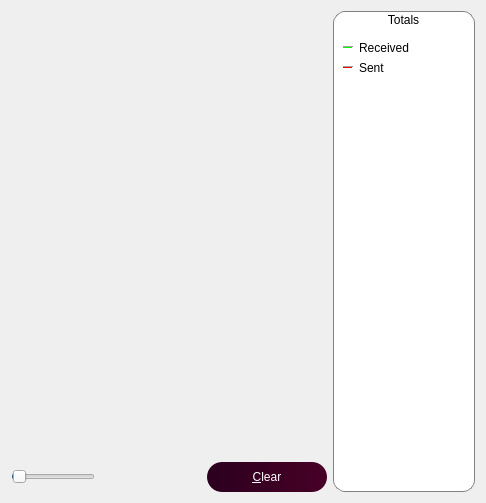
     <widget class="QWidget" name="tab_nettraffic">
      <attribute name="title">
       <string>&amp;Network Traffic</string>
      </attribute>
      <layout class="QHBoxLayout" name="horizontalLayout_3">
       <item>
        <layout class="QVBoxLayout" name="verticalLayout_4">
         <item>
          <widget class="TrafficGraphWidget" name="trafficGraph" native="true">
           <property name="sizePolicy">
            <sizepolicy hsizetype="Expanding" vsizetype="Expanding">
             <horstretch>0</horstretch>
             <verstretch>0</verstretch>
            </sizepolicy>
           </property>
          </widget>
         </item>
         <item>
          <layout class="QHBoxLayout" name="horizontalLayout_2">
           <item>
            <widget class="QSlider" name="sldGraphRange">
             <property name="minimum">
              <number>1</number>
             </property>
             <property name="maximum">
              <number>288</number>
             </property>
             <property name="pageStep">
              <number>12</number>
             </property>
             <property name="value">
              <number>6</number>
             </property>
             <property name="orientation">
              <enum>Qt::Horizontal</enum>
             </property>
            </widget>
           </item>
           <item>
            <widget class="QLabel" name="lblGraphRange">
             <property name="minimumSize">
              <size>
               <width>100</width>
               <height>0</height>
              </size>
             </property>
             <property name="alignment">
              <set>Qt::AlignCenter</set>
             </property>
            </widget>
           </item>
           <item>
            <widget class="QPushButton" name="btnClearTrafficGraph">
             <property name="sizePolicy">
              <sizepolicy hsizetype="Preferred" vsizetype="Fixed">
               <horstretch>0</horstretch>
               <verstretch>0</verstretch>
              </sizepolicy>
             </property>
             <property name="minimumSize">
              <size>
               <width>120</width>
               <height>0</height>
              </size>
             </property>
             <property name="maximumSize">
              <size>
               <width>150</width>
               <height>16777215</height>
              </size>
             </property>
             <property name="styleSheet">
              <string notr="true">background: QLinearGradient(x1: 0, y1: 0, x2: 1, y2: 0, stop: 0 #2b001e, stop: 1 #480027);
color: white;
border-radius:15px;
height:30px;
width:70px;
</string>
             </property>
             <property name="text">
              <string>&amp;Clear</string>
             </property>
             <property name="autoDefault">
              <bool>false</bool>
             </property>
            </widget>
           </item>
          </layout>
         </item>
        </layout>
       </item>
       <item>
        <layout class="QVBoxLayout" name="verticalLayout">
         <item>
          <widget class="QGroupBox" name="groupBox">
           <property name="styleSheet">
            <string notr="true"> QGroupBox {
 background-color: white;
 border: 1px solid gray;
 border-radius: 12px;
}</string>
           </property>
           <property name="title">
            <string>Totals</string>
           </property>
           <property name="alignment">
            <set>Qt::AlignCenter</set>
           </property>
           <layout class="QVBoxLayout" name="verticalLayout_5">
            <item>
             <spacer name="verticalSpacer_5">
              <property name="orientation">
               <enum>Qt::Vertical</enum>
              </property>
              <property name="sizeType">
               <enum>QSizePolicy::Fixed</enum>
              </property>
              <property name="sizeHint" stdset="0">
               <size>
                <width>20</width>
                <height>20</height>
               </size>
              </property>
             </spacer>
            </item>
            <item>
             <layout class="QHBoxLayout" name="horizontalLayout_4">
              <item>
               <widget class="Line" name="line">
                <property name="sizePolicy">
                 <sizepolicy hsizetype="Fixed" vsizetype="Fixed">
                  <horstretch>0</horstretch>
                  <verstretch>0</verstretch>
                 </sizepolicy>
                </property>
                <property name="minimumSize">
                 <size>
                  <width>10</width>
                  <height>0</height>
                 </size>
                </property>
                <property name="palette">
                 <palette>
                  <active>
                   <colorrole role="Button">
                    <brush brushstyle="SolidPattern">
                     <color alpha="255">
                      <red>255</red>
                      <green>255</green>
                      <blue>255</blue>
                     </color>
                    </brush>
                   </colorrole>
                   <colorrole role="Light">
                    <brush brushstyle="SolidPattern">
                     <color alpha="255">
                      <red>0</red>
                      <green>255</green>
                      <blue>0</blue>
                     </color>
                    </brush>
                   </colorrole>
                   <colorrole role="Base">
                    <brush brushstyle="SolidPattern">
                     <color alpha="255">
                      <red>255</red>
                      <green>255</green>
                      <blue>255</blue>
                     </color>
                    </brush>
                   </colorrole>
                   <colorrole role="Window">
                    <brush brushstyle="SolidPattern">
                     <color alpha="255">
                      <red>255</red>
                      <green>255</green>
                      <blue>255</blue>
                     </color>
                    </brush>
                   </colorrole>
                  </active>
                  <inactive>
                   <colorrole role="Button">
                    <brush brushstyle="SolidPattern">
                     <color alpha="255">
                      <red>255</red>
                      <green>255</green>
                      <blue>255</blue>
                     </color>
                    </brush>
                   </colorrole>
                   <colorrole role="Light">
                    <brush brushstyle="SolidPattern">
                     <color alpha="255">
                      <red>0</red>
                      <green>255</green>
                      <blue>0</blue>
                     </color>
                    </brush>
                   </colorrole>
                   <colorrole role="Base">
                    <brush brushstyle="SolidPattern">
                     <color alpha="255">
                      <red>255</red>
                      <green>255</green>
                      <blue>255</blue>
                     </color>
                    </brush>
                   </colorrole>
                   <colorrole role="Window">
                    <brush brushstyle="SolidPattern">
                     <color alpha="255">
                      <red>255</red>
                      <green>255</green>
                      <blue>255</blue>
                     </color>
                    </brush>
                   </colorrole>
                  </inactive>
                  <disabled>
                   <colorrole role="Button">
                    <brush brushstyle="SolidPattern">
                     <color alpha="255">
                      <red>255</red>
                      <green>255</green>
                      <blue>255</blue>
                     </color>
                    </brush>
                   </colorrole>
                   <colorrole role="Light">
                    <brush brushstyle="SolidPattern">
                     <color alpha="255">
                      <red>0</red>
                      <green>255</green>
                      <blue>0</blue>
                     </color>
                    </brush>
                   </colorrole>
                   <colorrole role="Base">
                    <brush brushstyle="SolidPattern">
                     <color alpha="255">
                      <red>255</red>
                      <green>255</green>
                      <blue>255</blue>
                     </color>
                    </brush>
                   </colorrole>
                   <colorrole role="Window">
                    <brush brushstyle="SolidPattern">
                     <color alpha="255">
                      <red>255</red>
                      <green>255</green>
                      <blue>255</blue>
                     </color>
                    </brush>
                   </colorrole>
                  </disabled>
                 </palette>
                </property>
                <property name="orientation">
                 <enum>Qt::Horizontal</enum>
                </property>
               </widget>
              </item>
              <item>
               <widget class="QLabel" name="label_16">
                <property name="styleSheet">
                 <string notr="true"/>
                </property>
                <property name="text">
                 <string>Received</string>
                </property>
               </widget>
              </item>
              <item>
               <widget class="QLabel" name="lblBytesIn">
                <property name="minimumSize">
                 <size>
                  <width>50</width>
                  <height>0</height>
                 </size>
                </property>
                <property name="alignment">
                 <set>Qt::AlignRight|Qt::AlignTrailing|Qt::AlignVCenter</set>
                </property>
               </widget>
              </item>
             </layout>
            </item>
            <item>
             <layout class="QHBoxLayout" name="horizontalLayout_5">
              <item>
               <widget class="Line" name="line_2">
                <property name="sizePolicy">
                 <sizepolicy hsizetype="Fixed" vsizetype="Fixed">
                  <horstretch>0</horstretch>
                  <verstretch>0</verstretch>
                 </sizepolicy>
                </property>
                <property name="minimumSize">
                 <size>
                  <width>10</width>
                  <height>0</height>
                 </size>
                </property>
                <property name="palette">
                 <palette>
                  <active>
                   <colorrole role="Button">
                    <brush brushstyle="SolidPattern">
                     <color alpha="255">
                      <red>255</red>
                      <green>255</green>
                      <blue>255</blue>
                     </color>
                    </brush>
                   </colorrole>
                   <colorrole role="Light">
                    <brush brushstyle="SolidPattern">
                     <color alpha="255">
                      <red>255</red>
                      <green>0</green>
                      <blue>0</blue>
                     </color>
                    </brush>
                   </colorrole>
                   <colorrole role="Base">
                    <brush brushstyle="SolidPattern">
                     <color alpha="255">
                      <red>255</red>
                      <green>255</green>
                      <blue>255</blue>
                     </color>
                    </brush>
                   </colorrole>
                   <colorrole role="Window">
                    <brush brushstyle="SolidPattern">
                     <color alpha="255">
                      <red>255</red>
                      <green>255</green>
                      <blue>255</blue>
                     </color>
                    </brush>
                   </colorrole>
                  </active>
                  <inactive>
                   <colorrole role="Button">
                    <brush brushstyle="SolidPattern">
                     <color alpha="255">
                      <red>255</red>
                      <green>255</green>
                      <blue>255</blue>
                     </color>
                    </brush>
                   </colorrole>
                   <colorrole role="Light">
                    <brush brushstyle="SolidPattern">
                     <color alpha="255">
                      <red>255</red>
                      <green>0</green>
                      <blue>0</blue>
                     </color>
                    </brush>
                   </colorrole>
                   <colorrole role="Base">
                    <brush brushstyle="SolidPattern">
                     <color alpha="255">
                      <red>255</red>
                      <green>255</green>
                      <blue>255</blue>
                     </color>
                    </brush>
                   </colorrole>
                   <colorrole role="Window">
                    <brush brushstyle="SolidPattern">
                     <color alpha="255">
                      <red>255</red>
                      <green>255</green>
                      <blue>255</blue>
                     </color>
                    </brush>
                   </colorrole>
                  </inactive>
                  <disabled>
                   <colorrole role="Button">
                    <brush brushstyle="SolidPattern">
                     <color alpha="255">
                      <red>255</red>
                      <green>255</green>
                      <blue>255</blue>
                     </color>
                    </brush>
                   </colorrole>
                   <colorrole role="Light">
                    <brush brushstyle="SolidPattern">
                     <color alpha="255">
                      <red>255</red>
                      <green>0</green>
                      <blue>0</blue>
                     </color>
                    </brush>
                   </colorrole>
                   <colorrole role="Base">
                    <brush brushstyle="SolidPattern">
                     <color alpha="255">
                      <red>255</red>
                      <green>255</green>
                      <blue>255</blue>
                     </color>
                    </brush>
                   </colorrole>
                   <colorrole role="Window">
                    <brush brushstyle="SolidPattern">
                     <color alpha="255">
                      <red>255</red>
                      <green>255</green>
                      <blue>255</blue>
                     </color>
                    </brush>
                   </colorrole>
                  </disabled>
                 </palette>
                </property>
                <property name="orientation">
                 <enum>Qt::Horizontal</enum>
                </property>
               </widget>
              </item>
              <item>
               <widget class="QLabel" name="label_17">
                <property name="text">
                 <string>Sent</string>
                </property>
               </widget>
              </item>
              <item>
               <widget class="QLabel" name="lblBytesOut">
                <property name="minimumSize">
                 <size>
                  <width>50</width>
                  <height>0</height>
                 </size>
                </property>
                <property name="alignment">
                 <set>Qt::AlignRight|Qt::AlignTrailing|Qt::AlignVCenter</set>
                </property>
               </widget>
              </item>
             </layout>
            </item>
            <item>
             <spacer name="verticalSpacer_4">
              <property name="orientation">
               <enum>Qt::Vertical</enum>
              </property>
              <property name="sizeHint" stdset="0">
               <size>
                <width>20</width>
                <height>407</height>
               </size>
              </property>
             </spacer>
            </item>
           </layout>
          </widget>
         </item>
        </layout>
       </item>
      </layout>
     </widget>
